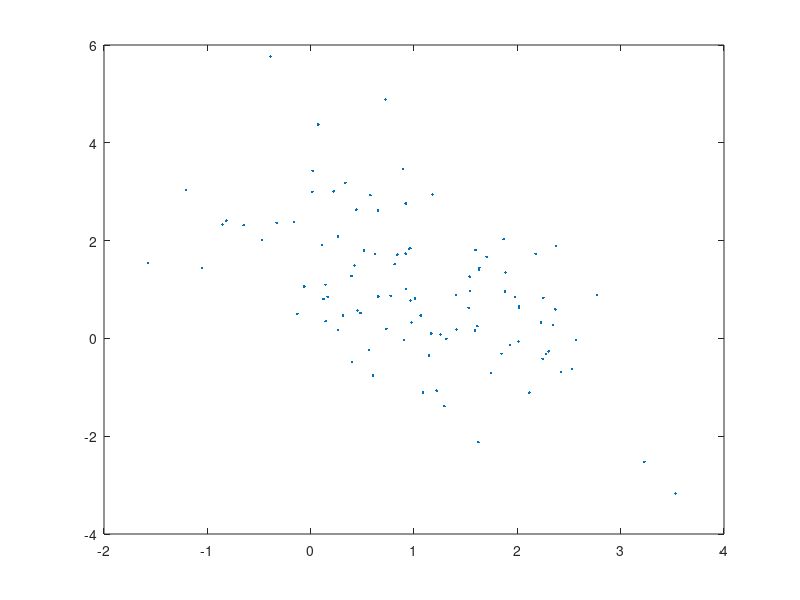

MATLAB code for this plot: (Note: this script raises an error after producing the figure.)
% this script shows that the sample mean and sample covariance correspond
% to the ellipsoid that best fits the data (i.e. least volume) among all those who fit the
% data (i.e. average Mahlanobis distance = 1)
% see "Risk and Asset Allocation"-Springer (2005), by A. Meucci

clc; close all; clear;

Mu=[1 1]';
Sigma=[1 1.5];
Rho=-.5;

T=100;

%%%%%%%%%%%%%%%%%%%%%%%%%%%%%%%%%%%%%%%%%%%%%%%%%%%%%%%%%%%%%%%%%%%%%%%%%%%%%%%%%%%%%%%%%%%%%%%%%%%%%%%%%%%%%%%%%%%%%%%%%%%%%%%%%%%%%%
%process inputs
Correlations=[1 Rho; Rho 1];
Covariance=diag(Sigma)*Correlations*diag(Sigma);

% compute sample mean and covariance
X=mvnrnd(Mu,Covariance,T);
Sample_Mean=mean(X)';
Sample_Covariance=cov(X);

% compute random location and dispersion parameters such that the average square Mahalanobis distance be one
m=Sample_Mean+randn(2,1);
A=rand(2,2)-.5; 
S=A*A'; 
Total_Mahalanobis=0;
inv_S=inv(S);
for t=1:T 
    x=X(t,:)';
    Total_Mahalanobis = Total_Mahalanobis + 1/T*(x-m)'*inv_S*(x-m);
end
S=S*Total_Mahalanobis;  % constraint: 

%%%%%%%%%%%%%%%%%%%%%%%%%%%%%%%%%%%%%%%%%%%%%%%%%%%%%%%%%%%%%%%%%%%%%%%%%%%%%%%%%%%%%%%%%%%%%%%%%%%%%%%%%%%%%%%%%%%%%%%%%%%%%%%%
% plot
figure
h=plot(X(:,1),X(:,2),'.');
hold on
h1=TwoDimEllipsoid(Sample_Mean,2*Sample_Covariance,1,0,0);
set(h1,'color','r','linewidth',2)

hold on
h2=TwoDimEllipsoid(m,S,1,0,0);
legend([h1 h2],'sample mean/cov','random')